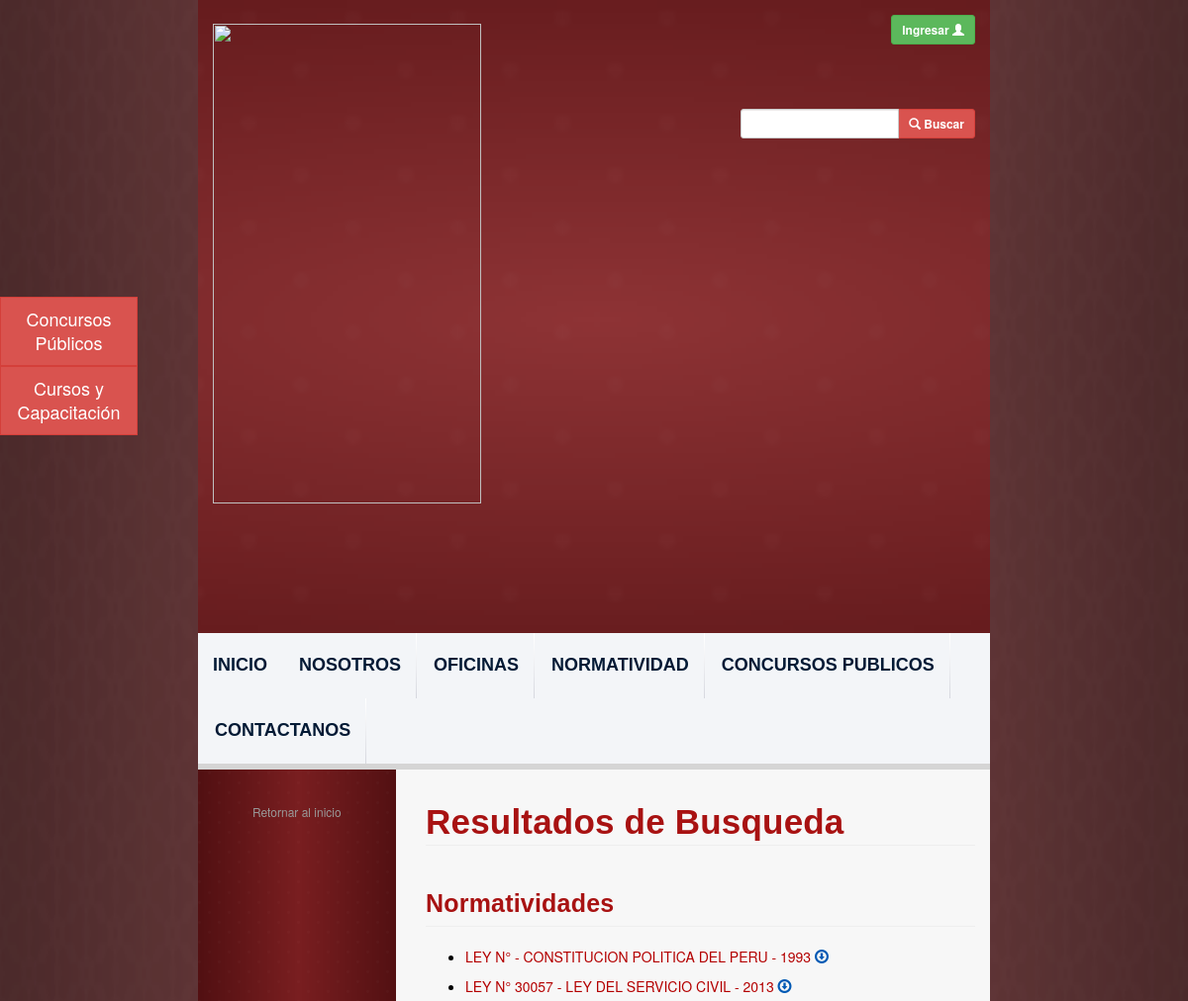
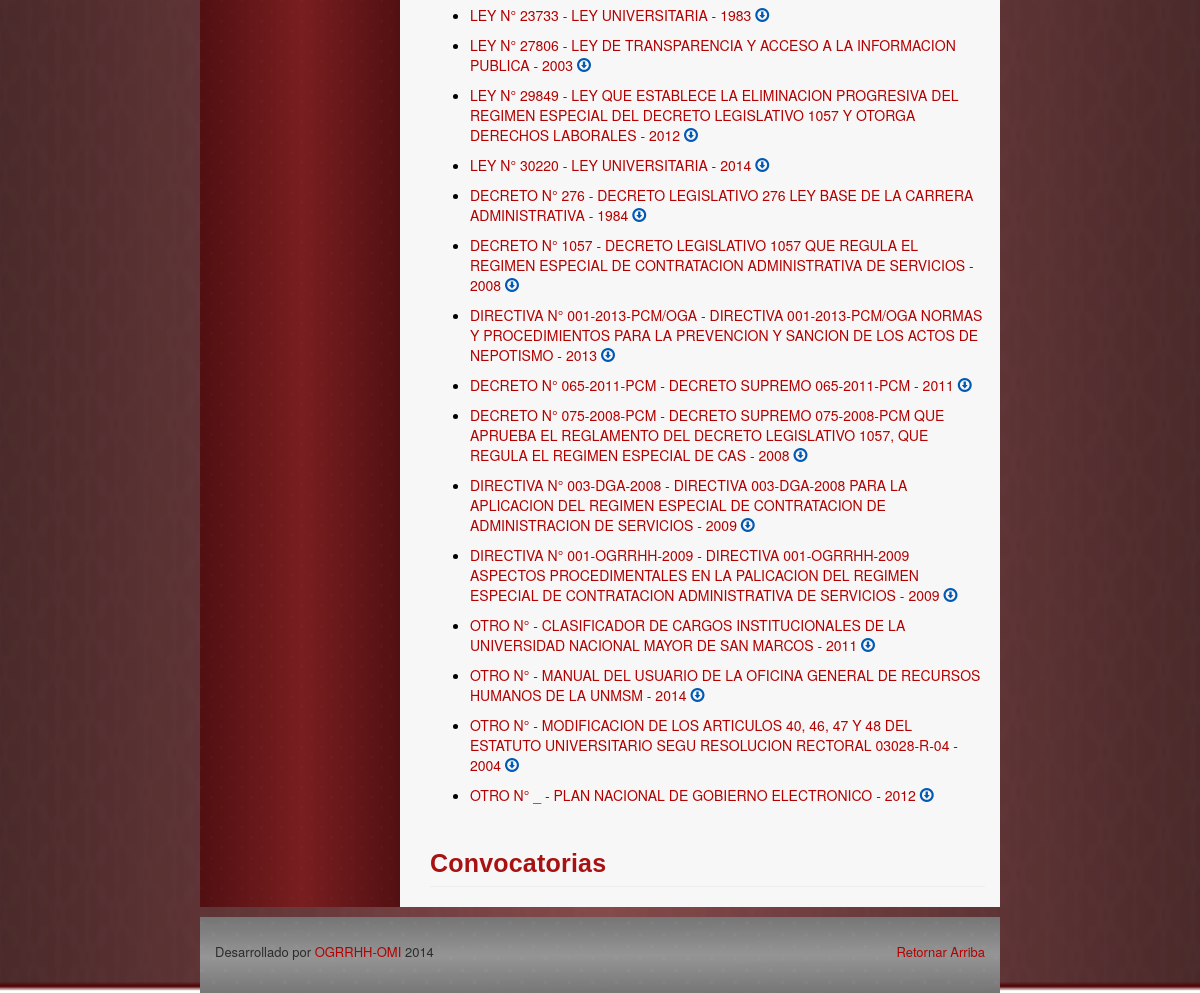
Page /search-results.php on the committed database (2 pictures, top to bottom).
### tables this page shows
CREATE TABLE `legislations` (
  `id` int(11) NOT NULL AUTO_INCREMENT,
  `name` varchar(500) NOT NULL,
  `number` varchar(45) NOT NULL,
  `description` varchar(500) DEFAULT NULL,
  `publication_date` date NOT NULL,
  `file_path` varchar(500) NOT NULL,
  `user_id` int(11) NOT NULL,
  `legislation_type_id` int(11) NOT NULL,
  `office_id` int(11) NOT NULL,
  `update_date` date NOT NULL,
  PRIMARY KEY (`id`)
);

CREATE TABLE `legislation_types` (
  `id` int(11) NOT NULL AUTO_INCREMENT,
  `name` varchar(100) NOT NULL,
  PRIMARY KEY (`id`)
);

### php_files/ConnectionManager.php (called while the page is built, shortened)
<?php
class ConnectionManager{
	public $hostName = "localhost";
	public $userName = "recursoshumanos";
	public $password = "rec-0a9bf1";
	public $database = "db_recursoshumanos";
	public $connection;
	public function createConnection(){
		$this->connection =  mysql_connect ( $this->hostName, $this->userName, $this->password );
	}
	public function selectDatabase(){
		return mysql_select_db ($this->database, $this->connection );
	}
	public function doQuery($query){
		$result = mysql_query ( $query, $this->connection );
		return $result;
	}
	public function closeConnection(){
		return mysql_close ($this->connection);
	}
}
?>

### php_files/LegislationDAO.php (called while the page is built, shortened)
<?php
include 'ConnectionManager.php';
class LegislationDAO {
	public function selectByName($searchString) {
		$query = 	"SELECT l.*, lt.name as legislation_type_name, YEAR(l.publication_date) AS publication_year FROM legislations l
					INNER JOIN legislation_types lt on l.legislation_type_id = lt.id
					WHERE l.name like '%" . $searchString . "%'
					OR lt.name like  '%" . $searchString . "%';";
		$connectionManager = new ConnectionManager ();
		$result = $connectionManager->doQuery ( $query );
		return $result;
	}
}
?>

### search-results.php (the view, shortened to what this page needs)
<?php
include 'php_files/LegislationDAO.php';
$legislationDAO = new LegislationDAO ();
$searchString = $_GET ["searchString"];
$queryResultLegislation = $legislationDAO->selectByName ( $searchString );
?>
<html lang="es_PE">
<?php include('webframes/resources.php');?>
<body class="body-style">
	<div class="container-fluid">
		<div class="row background-image-style">
			<div class="col-md-8">
			<?php include('webframes/header.php');?>
			<div id="content-div" class="row">
				<?php include('webframes/left-navbar.php');?>
					<div class="col-md-9 text-content-style">
						<h1 id="mision-and-goals"
							class="font-style-medium-title-dark page-header ">Resultados de
							Busqueda</h1>
						<div class="row">
							<div class="col-md-12">
								<h1 id="mision-and-goals"
									class="font-style-short-title-dark page-header ">Normatividades</h1>
								<ul>
									<?php
									while ( $row = mysql_fetch_assoc ( $queryResultLegislation ) ) {
										print ("<li class='download-link'><a class='upper-case-link' href='view-legislation.php?id=".$row ['id']."'>"
								. $row ['legislation_type_name'] . " N° " . $row ['number'] . " - ". $row ['name'] . " - " . $row ['publication_year'] .
								"</a><div class='download-link-message' data-toggle='tooltip' title='' data-original-title='Descargar'>
								<a class='blue-link-style ' href='" . Constants::ogrrhhFTPUrl . $row ['file_path'] . "' target='_blank'>
								<span class='glyphicon glyphicon-download'></span></a></div></li>") ;
									}
									?>
								</ul>
								<h1 id="mision-and-goals"
									class="font-style-short-title-dark page-header ">Convocatorias</h1>
							</div>
						</div>
					</div>
				</div>
			<?php include('webframes/footer.php');?>
		</div>
		</div>
	</div>
</body>
</html>

### resources/css/carousel.css (style rules this page uses)
body { padding-bottom: 40px; color: #5a5a5a; }

### resources/css/ogrrhh-website.css (style rules this page uses)
.body-style { padding-bottom: 0px; color: black; }
.background-image-style { background: url('../pages-styles/website-background.fw.png') no-repeat; -webkit-background-size: cover; -moz-background-size: cover; -o-background-size: cover; background-size: 100% 100%; }
.font-style-medium-title-dark { font-family: "Lucida Grande", "Lucida Sans Unicode", "Lucida Sans", Geneva, Verdana, sans-serif; color: #A81212; font-size: 35; padding: 5; font-weight: bold; letter-spacing: 0.2px; line-height: 36pX; padding-left: 0px; }
.blue-link-style { color: #0059B4; text-decoration: none; }
.download-link-message { display: inline; }
.text-content-style { background-color: #F7F7F7; padding-left: 30px; padding-top: 15px; min-height: 600px; }
.font-style-short-title-dark { font-family: "Lucida Grande", "Lucida Sans Unicode", "Lucida Sans", Geneva, Verdana, sans-serif; color: #A81212; font-size: 25; padding: 5; font-weight: bold; letter-spacing: 0.2px; line-height: 36pX; padding-left: 0px; }
.upper-case-link { text-transform: uppercase; }
.download-link { padding-bottom: 10px; }

### rows in the picture
legislations: legislation_type.name "LEY", name "CONSTITUCION POLITICA DEL PERU", publication_year "1993"
legislations: legislation_type.name "LEY", number "30057", name "LEY DEL SERVICIO CIVIL", publication_year "2013"
legislations: legislation_type.name "LEY", number "23733", name "LEY UNIVERSITARIA", publication_year "1983"
legislations: legislation_type.name "LEY", number "27806", name "LEY DE TRANSPARENCIA Y ACCESO A LA INFORMACION PUBLICA", publication_year "2003"
legislations: legislation_type.name "LEY", number "29849", name "LEY QUE ESTABLECE LA ELIMINACION PROGRESIVA DEL REGIMEN ESPECIAL DEL DECRETO LEGISLATIVO 1057 Y OTORGA DERECHOS LABORALES", publication_year "2012"
legislations: legislation_type.name "LEY", number "30220", name "LEY UNIVERSITARIA", publication_year "2014"
legislations: legislation_type.name "DECRETO", number "276", name "DECRETO LEGISLATIVO 276 LEY BASE DE LA CARRERA ADMINISTRATIVA", publication_year "1984"
legislations: legislation_type.name "DECRETO", number "1057", name "DECRETO LEGISLATIVO 1057 QUE REGULA EL REGIMEN ESPECIAL DE CONTRATACION ADMINISTRATIVA DE SERVICIOS", publication_year "2008"
legislations: legislation_type.name "DIRECTIVA", number "001-2013-PCM/OGA", name "DIRECTIVA 001-2013-PCM/OGA NORMAS Y PROCEDIMIENTOS PARA LA PREVENCION Y SANCION DE LOS ACTOS DE NEPOTISMO", publication_year "2013"
legislations: legislation_type.name "DECRETO", number "065-2011-PCM", name "DECRETO SUPREMO 065-2011-PCM", publication_year "2011"
legislations: legislation_type.name "DECRETO", number "075-2008-PCM", name "DECRETO SUPREMO 075-2008-PCM QUE APRUEBA EL REGLAMENTO DEL DECRETO LEGISLATIVO 1057, QUE REGULA EL REGIMEN ESPECIAL DE CAS", publication_year "2008"
legislations: legislation_type.name "DIRECTIVA", number "003-DGA-2008", name "DIRECTIVA 003-DGA-2008 PARA LA APLICACION DEL REGIMEN ESPECIAL DE CONTRATACION DE ADMINISTRACION DE SERVICIOS", publication_year "2009"
legislations: legislation_type.name "DIRECTIVA", number "001-OGRRHH-2009", name "DIRECTIVA 001-OGRRHH-2009 ASPECTOS PROCEDIMENTALES EN LA PALICACION DEL REGIMEN ESPECIAL DE CONTRATACION ADMINISTRATIVA DE SERVICIOS", publication_year "2009"
legislations: legislation_type.name "OTRO", name "CLASIFICADOR DE CARGOS INSTITUCIONALES DE LA UNIVERSIDAD NACIONAL MAYOR DE SAN MARCOS", publication_year "2011"
legislations: legislation_type.name "OTRO", name "MANUAL DEL USUARIO DE LA OFICINA GENERAL DE RECURSOS HUMANOS DE LA UNMSM", publication_year "2014"
legislations: legislation_type.name "OTRO", name "MODIFICACION DE LOS ARTICULOS 40, 46, 47 Y 48 DEL ESTATUTO UNIVERSITARIO SEGU RESOLUCION RECTORAL 03028-R-04", publication_year "2004"
legislations: legislation_type.name "OTRO", number "_", name "PLAN NACIONAL DE GOBIERNO ELECTRONICO", publication_year "2012"
